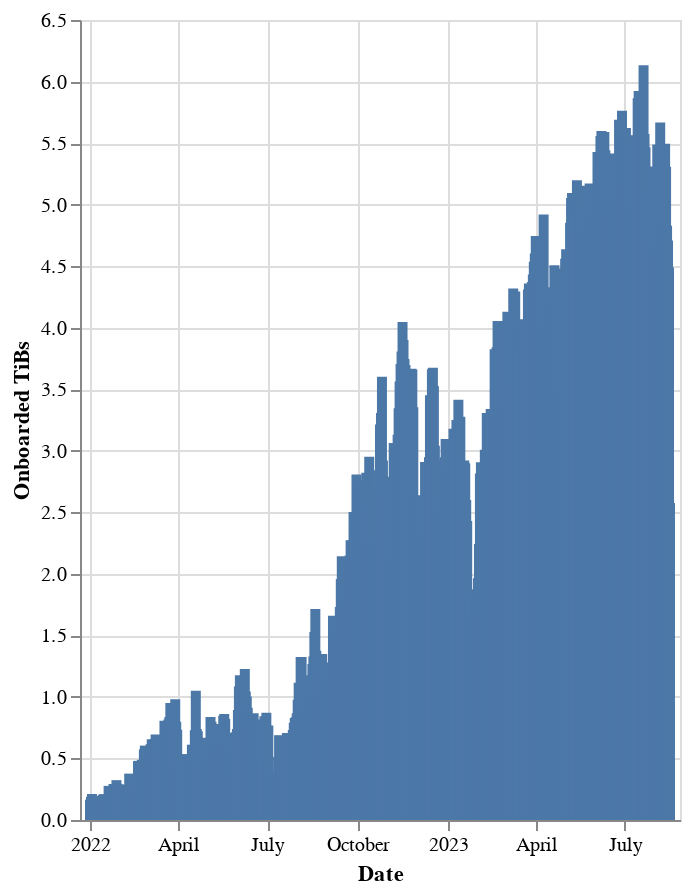

Here is the notebook cell this chart was saved with:
### Markdown cell above
::: {layout="[ [3, 2] ]"}

### Code cell
# | output: true

display(Markdown(f"### Data Onboarding Rate"))

c = (
    alt.Chart(df)
    .mark_bar()
    .encode(
        x=alt.X("date:T", title="Date"),
        y=alt.Y("onboarded_tibs:Q", title="Onboarded TiBs"),
        # color=alt.value("#55595c"),
        tooltip=[
            alt.Tooltip("date:T", title="Date"),
            alt.Tooltip("onboarded_tibs:Q", title="Onboarded TiBs"),
        ],
    )
    .properties(width="container", height=400)
)

# Make it zoomable and lock the y axis
# c = c.interactive(bind_y=False)

c.display()

### Figure 1 — Vega-Lite specification as saved in the notebook (floating-point values rounded to 4 significant figures; data arrays with more than 128 entries replaced by an {"elided": "..."} marker saying what was removed)
{"config": {"view": {"continuousWidth": 300, "continuousHeight": 300}}, "data": {"name": "data-b4c1e7c957a6e1b2da2e75930e3f5279"}, "mark": {"type": "bar"}, "encoding": {"tooltip": [{"field": "date", "title": "Date", "type": "temporal"}, {"field": "onboarded_tibs", "title": "Onboarded TiBs", "type": "quantitative"}], "x": {"field": "date", "title": "Date", "type": "temporal"}, "y": {"field": "onboarded_tibs", "title": "Onboarded TiBs", "type": "quantitative"}}, "height": 400, "width": "container", "$schema": "https://vega.github.io/schema/vega-lite/v5.8.0.json", "datasets": {"data-b4c1e7c957a6e1b2da2e75930e3f5279": {"elided": "593 records"}}}
